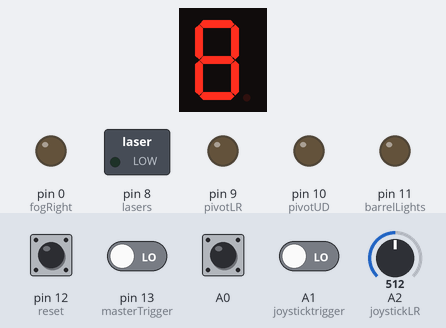
Bench run of a sketch on a simulated Arduino Nano, built with avr-gcc and run on an emulated ATmega328P. Parts: 1-digit seven-segment display, switched loads named in the sketch (green lamp = pin HIGH), output pins drawn as LEDs (lit = HIGH). Wiring (inferred from the names in the program): 1-digit 7-segment display, segments lit when LOW: segments pin 7, pin 6, pin 5, pin 4, pin 3, pin 2, pin 1. The test bench sets the inputs (shaded band); at power-on: A0, pin 12 (reset) HIGH, A1 (joysticktrigger), pin 13 (masterTrigger) LOW, A2 (joystickLR) = 512. The segment pins are drawn as the display they are named for; pins used as bus, display or sensor lines are not drawn.

Above: at 1.2 s.
1.3 s: A0 pulled LOW for 0.15 s
At 1.35 s:
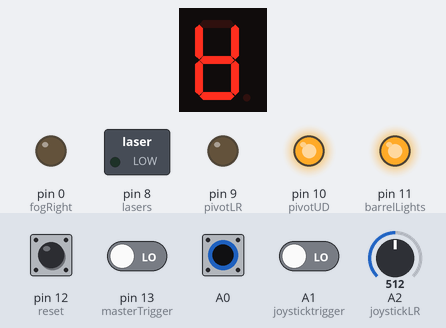
4.4 s: pin 12 (reset) pulled LOW for 0.15 s
At 5.6 s:
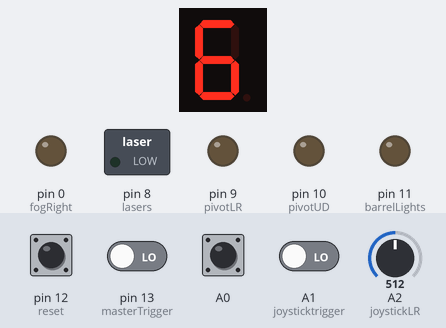
6.0 s: A0 pulled LOW for 1 s
At 6.6 s:
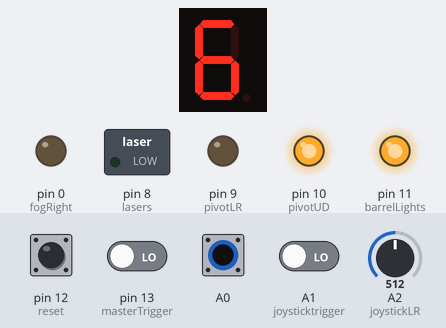
10.0 s: pin 12 (reset) pulled LOW for 1 s
At 11.2 s:
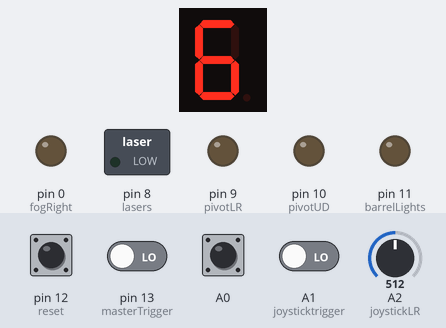
12.5 s: pin 13 (masterTrigger) driven HIGH and A0 driven LOW
At 13.04 s:
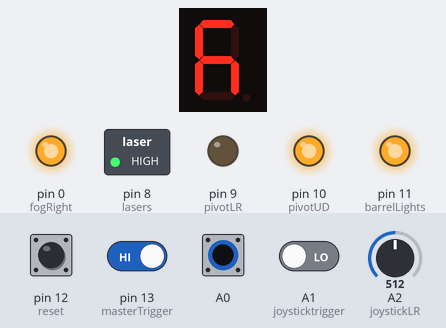
15.5 s: pin 13 (masterTrigger) driven LOW
At 16.05 s:
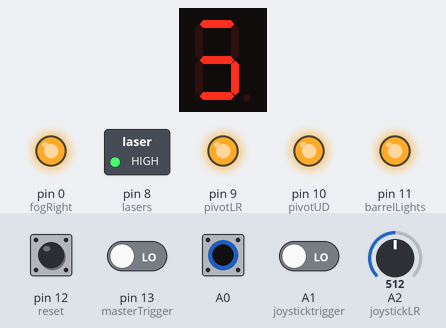
Timing chart, 0 to 19.5 s (numbered marks = the images above; inputs shaded):
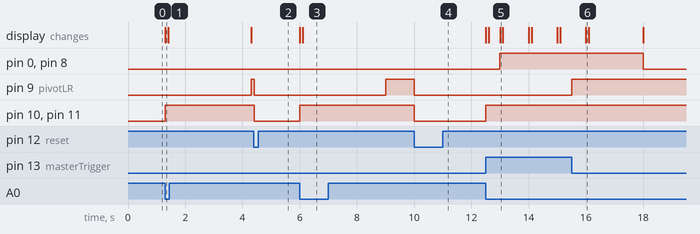

The sketch:

ScareFinaleCanon.ino
```cpp
//Finale Code 2012 season, made by Xenia Knudsen
//James Manley james.manley@scareforacure.org

//////////Writer notes//////////////////////////////////
///9.26/// James M - added cerial print ln notes to many different parts of the program
///and moved the sub functions up above the void loop and void setup  as the function has to be declared above where it will be used.
/////////

//special connection notes
//Master trigger is connected to +5v
//joystick trigger has to have a 10k resistor between it and ground.

//LIBRARIES
#include <RBD_Timer.h>  // https://github.com/alextaujenis/RBD_Timer
#include <RBD_Button.h> // https://github.com/alextaujenis/RBD_Button


int DebugMode = 0;// 1= serial enabled, must be disabled for actual use otherwise outputs 1&2 will be stuck on.


//variables
//inputs
RBD::Button keycard = A0;         //a keycard reader
//RBD::Button joystickTrigger(A1); //replacement joystick button
int joysticktrigger = A1;
int joystickLR = A2;    //joystick action
int joystickUD = A3;    //joystick action
RBD::Button reset(12); //replacement button
//RBD::Button masterTrigger(13);  //replacement button
int masterTrigger = 13; // we aren't able to use the RBD button library on pin 13 because it doesnt have a pull up resister

//outputs
int fogRight = 0;       //fog machine
int fogLeft = 1;      //fog machine
int goreCanon = 2;     //canon
int blindLights = 3;   //lights

int Audio_powerup = 7;  //an audio clip
int Audio_moving = 6;   //an audio clip
int Audio_charging = 5;  //an audio clip
int Audio_firing = 4;   //an audio clip
int Audio_silence = A7; // silence audio clip

int lasers = 8;
int pivotLR = 9;       //pneumatic action Left = High
int pivotUD = 10;      //pneumatic action Down = High
int barrelLights = 11; //lights


//other
int startup = 0; //0 if the wakeup sequence has not already been run, 1 if it has
int flickrstate = LOW; // whether the lights are on or off for flickering
int flickrstep = 13; // step in array for flickr sequence  if step is 12 or high it knows not to run
int flickrtimes[] = {300, 50, 100, 20, 10, 50, 30, 100, 20, 300, 20, 100};
int fogLR = 0; // left or right fog machine
int brightness = 0; // variable for analog right for brightness of barrell lights
int triggerVal =0;
int masterVal =0;


//Timers
RBD::Timer audioTimer(100); // 100ms delay for the audio tirgger to stop as well as gore canons
RBD::Timer rampUp(3000); // 1 sec timer that increments light intensity charging sequence, when armed
RBD::Timer chase(1500); // no description of what chase is supposed to accomplish yet
RBD::Timer flickr(100);  // variable time delay for flickering lights during bootup
RBD::Timer dramatic(2000); // 2 second delay after bootup for aiming
RBD::Timer firedelay(500); // 0.5 second delay after pulling trigger
RBD::Timer firepause(2000); // 2 second delay after canon has fired
RBD::Timer inputDelay(1000); // 0.5 second delay to limit how many times a input is read

//Audio Timers
//RBD::Timer Audio_powerupTime(
RBD::Timer Audio_movingTime(2000);
RBD::Timer Audio_chargingTime(5000);
RBD::Timer Audio_firingTime(4000);
//RBD::Timer Audio_silenceTime(


////////////////////////////////////////////////////////////////////////////////////////////////////////////////////////

//////////////////////////
///V- Sub Functions -V ///
//////////////////////////

//reset sequence ready - james 9/30
void resetSequence() { //reset the room, turn everything off
  Serial.println("Reset Start");
  digitalWrite(pivotUD, LOW);
  digitalWrite(pivotLR, LOW);
  digitalWrite(barrelLights, LOW);
  digitalWrite(lasers, LOW);
  digitalWrite(blindLights, LOW);
  startup = 0;
  Serial.println("Reset complete");
}//end resetSequence


void startUpSequence(){ //wakeup sequence for turret, run once keycard is inserted
  Serial.println("Start up Start");
  //VARIABLES
  flickrstep = 0;
  flickrstate = HIGH;
  digitalWrite(barrelLights, HIGH);
  digitalWrite(pivotUD, HIGH);
  digitalWrite(Audio_powerup,HIGH); //trigger the power up audio
  audioTimer.restart(); // reset the audio trigger timer

  flickr.setTimeout(200); // set the timer for the flickr for the first time step
  flickr.restart();
  startup = 1; //mark wakeup has been run
  Serial.println("Startup running");
}//end startUpSequence


void DirectionSelect(int x){ //set the values for pistons and sounds depending on direction LEFT = HIGH
       digitalWrite(pivotLR, x); // move gun left
       fogLR = x; //store decision in variable for use when firing canon
       digitalWrite(Audio_moving, HIGH); // start audio
       audioTimer.restart(); // reset the time to start 100ms timeout.
}//end directionSelect


//charging sequence ready - james 9/30
void chargingSequence(){ // arming sequence after joy stick trigger

  //start sequence
  Serial.println("Charging Sequence Starting");
  int brightness = 0;
  rampUp.restart();
  audioTimer.restart();
  digitalWrite(Audio_charging, HIGH);
  // audio and light intensifiying takes place in timer steps in main loop
}//end chargingSequence


void firingSequence(){
  Serial.println("Firing Sequence Start");
    firedelay.restart(); // start the 0.5 second delay
    chase.restart(); // start the 1.5 second barrel lights chase sequence
}//end firingSequence


/////////////////////////////////////////////////////////////////////////////////////////////////////////////////////////////

////////////////////////
///V-Main Functions-V///
////////////////////////

void setup() {
  // put your setup code here, to run once:
  //init serial coms
  if(DebugMode){
    Serial.begin(9600); // serial print has to be disabled while running the system as outputs 1 and 2 are stuck as always on if serial print is enabled.
  }
  Serial.println("Begin Initialization");
  // inint pin modes
  pinMode(fogLeft, OUTPUT);
  pinMode(fogRight, OUTPUT);
  pinMode(goreCanon, OUTPUT);
  pinMode(blindLights, OUTPUT);
  pinMode(Audio_firing, OUTPUT);
  pinMode(Audio_charging, OUTPUT);
  pinMode(Audio_moving, OUTPUT);
  pinMode(Audio_powerup, OUTPUT);
  pinMode(lasers, OUTPUT);
  pinMode(pivotLR, OUTPUT);
  pinMode(pivotUD, OUTPUT);
  pinMode(barrelLights, OUTPUT);
  digitalWrite(pivotUD, LOW);
  digitalWrite(pivotLR, LOW);
  digitalWrite(barrelLights, LOW);
  digitalWrite(lasers, LOW);
  digitalWrite(blindLights, LOW);

  // init timers

  rampUp.onExpired();
  flickr.onExpired();
  dramatic.onExpired();
  firedelay.onExpired();
  chase.onExpired();
  firepause.onExpired();
  inputDelay.onExpired();
  //stop all the timers once so they don't trigger things yet

  audioTimer.onExpired();
  Audio_movingTime.onExpired();
  Audio_chargingTime.onExpired();
  Audio_firingTime.onExpired();


  Serial.println("Initialization Complete");
} //end setup


void loop() {
  // put your main code here, to run repeatedly:
  if (reset.onPressed()) { //runs the reset sequence when reset button pressed doesnt matter if card is inserted
    resetSequence();
  }// end reset if statement

 // Serial.println(analogRead(joystickLR));
  if((keycard.isPressed()) && (startup == 0)) { // runs start up first time keycard is inserted
    Serial.println("Key Card Inserted");
    startUpSequence();
    Serial.println(flickrstep);
  }//end if startup

  if((keycard.isPressed()) && (analogRead(joystickLR)<= 300 )&& (inputDelay.isExpired()) ){ //pivot left when joystick moved left
    Serial.println("Joystick Left Motion Detected");
    DirectionSelect(HIGH);
    flickr.restart();
    inputDelay.restart();
  }//end if

  if((keycard.isPressed()) && (analogRead(joystickLR)>= 750 ) && (inputDelay.isExpired())){ //pivot rightbwhen joystick moved right
    Serial.println("Joystick Right Motion Detected");
    DirectionSelect(LOW);
    inputDelay.restart();
  }//end if

  if((keycard.isPressed()) && digitalRead(joysticktrigger)&& ( inputDelay.isExpired())){
    Serial.println("Joystick Trigger Pressed");
    inputDelay.restart();
    chargingSequence();
    // it exits the sub function quickly and is handled more by the timer based ramp up section below
  }//end if

  if((keycard.isPressed()) && (digitalRead(masterTrigger)) && (inputDelay.isExpired())){
//    inputDelay.restart();
    Serial.println("Master Trigger Pressed");
    firingSequence();
    inputDelay.restart();
  }//end if

/// INPUT BASED EVENTS GO ABOVE
/////////////////////////////////////////////////////////////////////////////////////////////////////////////////////////////////////
/// TIMING BASED EVENTS GO BELOW

////////// all audio //////////
// setting timer audio outside allows it to control all audio segments. and gore canon
  if(audioTimer.onExpired()){
    Serial.println("Audio trigger end");
    digitalWrite(Audio_firing, LOW);
    digitalWrite(Audio_powerup, LOW);
    digitalWrite(Audio_silence, LOW);
    digitalWrite(goreCanon, LOW);
  }//if end

// some of the audio effects are needing to be run as a seperate timer
  if(Audio_movingTime.onExpired()){
    digitalWrite(Audio_moving, LOW);
  }

  if(Audio_chargingTime.onExpired()){
    digitalWrite(Audio_charging, LOW);
  }

  if(Audio_firingTime.onExpired()){
    digitalWrite(Audio_firing, LOW);
  }


////////// STARTUP SEQUENCE //////////
//for handling flicr of barrel
  if(flickrstep < 12){ // if the flickr array hasnt been finished set the next state
    Serial.print("flickrrunning :");
    Serial.print(flickrstep);
    Serial.print(" , ");
    Serial.println(flickr.getValue());
    if(flickr.onExpired()){
      Serial.println("Flickering process step");
      flickrstate != flickrstate;
      digitalWrite(barrelLights, flickrstate);
      flickrstep++;
      flickr.setTimeout(flickrtimes[flickrstep]);
      flickr.restart();
    }//end if

    if (flickrstep >= 12){ //if the flickr steps have just now been finished run this script
      dramatic.restart(); // start 2 second timer before canon moves ot the left with audio trigger
      Serial.println("Flickering process complete");
      flickrstep=13;
    }//end if

  }//end flickring handling

  if(dramatic.onExpired()){ // 2 seconds after the flickr has stopped move the canon to the left and tirgger moving audio
    digitalWrite(pivotLR, HIGH);
    digitalWrite(Audio_moving, HIGH);
    audioTimer.restart();
    Serial.println("Dramatic pause complete, canon armed");
  }


////////// CHARGING SEQUENCE //////////
// running rampup outside of a sub function allows it to be shared amongst all functions
// this is handled outside of the charging sequence so it doesnt cause the program to get hungup in 1 segment.
  if(rampUp.isActive()){   //use active to trturn true while timer is running
    brightness = map(rampUp.getValue(),0, 3000, 0, 255);
    Serial.print("Brightnes: ");
    Serial.println(brightness);
    constrain(brightness, 0, 255);
    analogWrite(barrelLights, brightness);
  }// escape ramp up segment

  if(rampUp.onExpired()){
    digitalWrite(barrelLights, HIGH);
  }


////////// FIRING SEQUENCE //////////
  if(firedelay.onExpired()){ // wait the 0.5 seconds after triggerbeofre turning on fogs machines
    digitalWrite(Audio_firing, HIGH);
    audioTimer.restart();

    digitalWrite(lasers, HIGH);
    digitalWrite(fogLR, HIGH);
  }
  if(chase.isActive()){
    //what is the chase sequence is it like the ramp up or the flickr?
  }

  if(chase.onExpired()){
    Serial.println("Chase sequence complete");
    digitalWrite(blindLights, HIGH);
    digitalWrite(goreCanon, HIGH);
    audioTimer.restart(); //audio timer also handles ending signal to gore canons
    firepause.restart(); // start 2 second delay before turnign off lights
  }

  if(firepause.onExpired()){
    digitalWrite(lasers, LOW);
    digitalWrite(blindLights, LOW);
    digitalWrite(fogLeft, LOW);
    digitalWrite(fogRight, LOW);
    digitalWrite(Audio_silence, HIGH);
    audioTimer.restart();
    Serial.println("Firing sequence complete");
  }


} //end loop
```

Measured:
- after the input at 1.3 s, pin 9 (pivotLR): LOW → HIGH after 3.0 s; pin 10 (pivotUD), pin 11 (barrelLights): LOW → HIGH at once; the display: changes at once (image 1)
- after the input at 4.4 s, pin 9 (pivotLR), pin 10 (pivotUD), pin 11 (barrelLights): HIGH → LOW at once
- after the input at 6.0 s, pin 9 (pivotLR): LOW → HIGH after 3.0 s; pin 10 (pivotUD), pin 11 (barrelLights): LOW → HIGH at once; the display: first changes at once (image 3 shows a later state)
- after the input at 10.0 s, pin 9 (pivotLR), pin 10 (pivotUD), pin 11 (barrelLights): HIGH → LOW at once
- after the input at 12.5 s, pin 0 (fogRight), pin 8 (lasers): LOW → HIGH after 0.50 s; pin 9 (pivotLR): LOW → HIGH after 3.0 s; pin 10 (pivotUD), pin 11 (barrelLights): LOW → HIGH at once; the display: first changes at once (image 5 shows a later state)
- after the input at 15.5 s, pin 0 (fogRight), pin 8 (lasers): HIGH → LOW after 2.5 s; the display: changes after 0.50 s (image 6)
